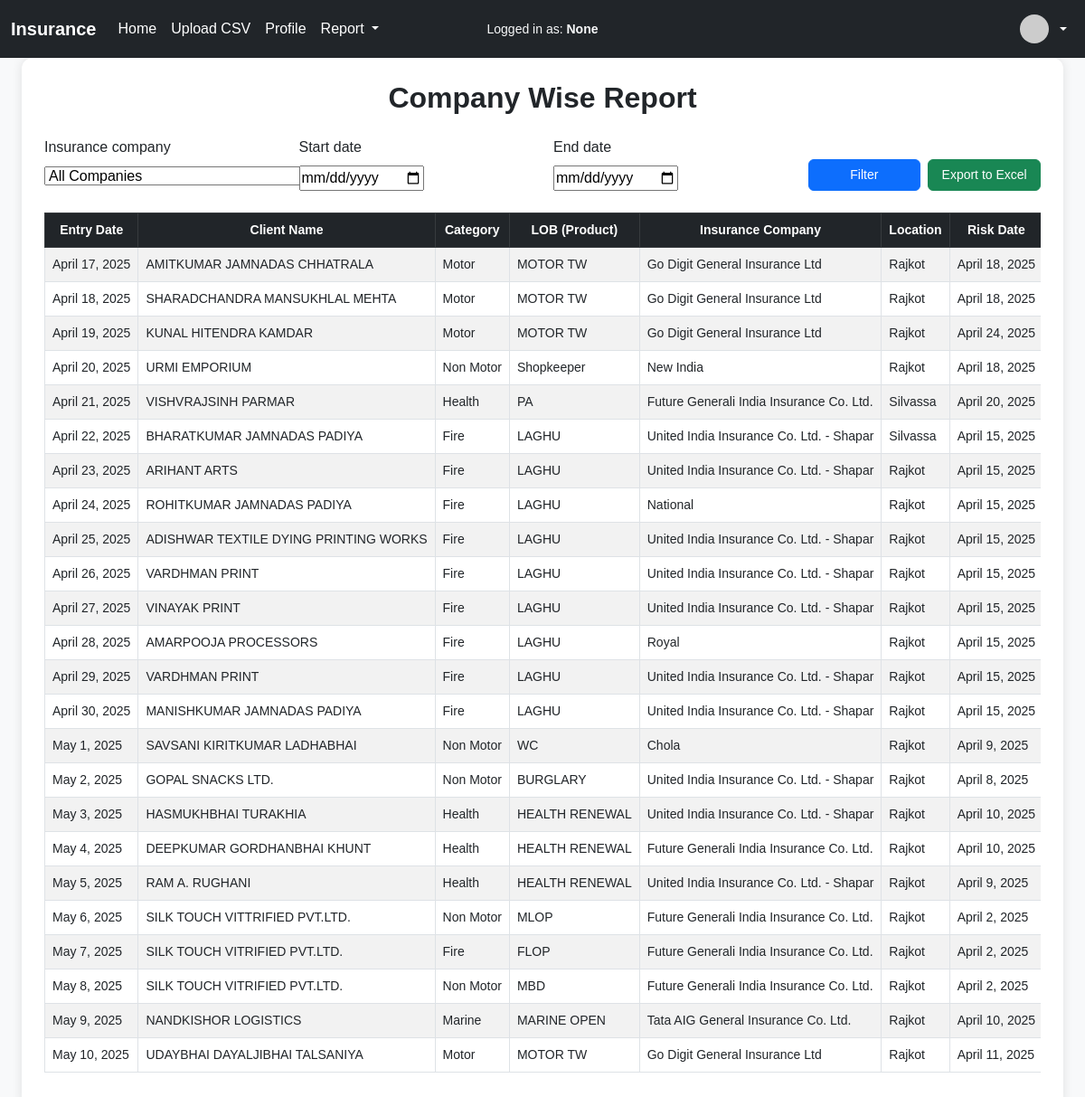
/company_report/, run on the app's committed database.
### myapp/models.py (models this page shows, shortened)
class Insurance(models.Model):
    uploaded_csv=models.ForeignKey(UploadedCSV, on_delete=models.CASCADE)
    entry_date = models.DateField(default=timezone.now,null=True, blank=True)
    client_name = models.CharField(max_length=255,null=True,blank=True)
    category = models.CharField(max_length=100, null=True, blank=True)
    lob_product = models.CharField("LOB (PRODUCT)", max_length=100, null=True, blank=True)
    insurance_company = models.CharField(max_length=100, null=True, blank=True)
    location = models.CharField(max_length=100, null=True, blank=True)
    risk_date = models.DateField(null=True, blank=True)
    expiry_date = models.DateField(null=True, blank=True)
    own_damage = models.CharField(max_length=50, null=True, blank=True)
    third_party = models.CharField(max_length=50, null=True, blank=True)
    terrorism_premium = models.DecimalField(max_digits=15, decimal_places=2, null=True, blank=True)
    total_premium = models.DecimalField(max_digits=15, decimal_places=2, null=True, blank=True)
    booking_code = models.CharField(max_length=100, null=True, blank=True)
    agent_name = models.CharField(max_length=255, null=True, blank=True)
    policy_number = models.CharField(max_length=100, null=True, blank=True)
    registered_number = models.CharField(max_length=100, null=True, blank=True)
    fuel_type = models.CharField(max_length=50, null=True, blank=True)
    vehicle_cc = models.IntegerField(null=True, blank=True)
    gvw = models.CharField(max_length=100, null=True, blank=True)
    idv_of_vehicle = models.DecimalField(max_digits=15, decimal_places=2, null=True, blank=True)
    manufacture_year = models.IntegerField(null=True, blank=True)
    ncb = models.CharField(max_length=50, null=True, blank=True)
    type_of_vehicle = models.CharField(max_length=100, null=True, blank=True)
    policy_type = models.CharField(max_length=100, null=True, blank=True)
    contact_number = models.CharField(max_length=20, null=True, blank=True)
    email_id = models.CharField(max_length=255,null=True, blank=True)
    reference = models.CharField(max_length=100, null=True, blank=True)
    payment_mode = models.CharField(max_length=50, null=True, blank=True)
    bank_name = models.CharField(max_length=100, null=True, blank=True)
    cheque_no = models.CharField(max_length=50, null=True, blank=True)
    od_brok_percent = models.DecimalField(max_digits=5, decimal_places=2, null=True, blank=True)
    tp_terr_brok_percent = models.DecimalField(max_digits=5, decimal_places=2, null=True, blank=True)
    total_grid = models.CharField(max_length=100, null=True, blank=True)
    od_brok_amt = models.DecimalField(max_digits=10, decimal_places=2, null=True, blank=True)
    tp_terr_brok_amt = models.DecimalField(max_digits=10, decimal_places=2, null=True, blank=True)
    agency_comm_percent = models.DecimalField(max_digits=5, decimal_places=2, null=True, blank=True)
    agency_comm_amt = models.DecimalField(max_digits=10, decimal_places=2, null=True, blank=True)
    deduction_percent = models.DecimalField(max_digits=5, decimal_places=2, null=True, blank=True)
    less_amt = models.DecimalField(max_digits=10, decimal_places=2, null=True, blank=True)
    payable = models.DecimalField(max_digits=10, decimal_places=2, null=True, blank=True)
    tibpl_share = models.DecimalField(max_digits=10, decimal_places=2, null=True, blank=True)
    receivable = models.DecimalField(max_digits=10, decimal_places=2, null=True, blank=True)
    paid = models.DecimalField(max_digits=10, decimal_places=2, null=True, blank=True)

### myapp/views.py (the view)
# urls.py: path('company_report/', views.company_wise_report, name='company_report'),
def company_wise_report(request):
    cuser=request.session.get('user')
    form = CompanyReportForm(request.GET or None)
    report_data = Insurance.objects.all()
    if form.is_valid():
        insurance_company = form.cleaned_data.get('insurance_company')
        start_date = form.cleaned_data.get('start_date')
        end_date = form.cleaned_data.get('end_date')
        print(f"Filter values: insurance_company={insurance_company}, start_date={start_date}, end_date={end_date}")
        if insurance_company:
            report_data = report_data.filter(insurance_company__iexact=insurance_company)
        if start_date and end_date:
            report_data = report_data.filter(entry_date__range=[start_date, end_date])
        elif start_date:
            report_data = report_data.filter(entry_date__gte=start_date)
        elif end_date:
            report_data = report_data.filter(entry_date__lte=end_date)
        print(f"Filtered queryset count: {report_data.count()}")
    else:
        print("Form is not valid")
        print(form.errors)
    return render(request, 'company_report.html', {
        'form': form,
        'report_data': report_data,
        'cuser':cuser
    })

### myapp/forms.py
class CompanyReportForm(forms.Form):
    insurance_company = forms.ChoiceField(
        choices=[('', 'All Companies')] + [(c, c) for c in Insurance.objects.values_list('insurance_company', flat=True).distinct()],
        required=False,
        label='Insurance company'
    )
    start_date = forms.DateField(required=False, widget=forms.DateInput(attrs={'type': 'date'}))
    end_date = forms.DateField(required=False, widget=forms.DateInput(attrs={'type': 'date'}))

### myapp/templates/company_report.html (shortened to what this page needs)
{% load static %}
<!DOCTYPE html>
<html lang="en">
<head>
    <link href="https://cdn.jsdelivr.net/npm/bootstrap@5.3.0/dist/css/bootstrap.min.css" rel="stylesheet" />
</head>
<body>
    {% include "includes/header.html" %}
    <li class="nav-item text-white me-3">
        <small class="text-light">Logged in as: <strong>{{ cuser }}</strong></small>
    </li>
    <div class="container-fluid px-4">
        <div class="report-container">
            <h2 class="mb-4 text-center">Company Wise Report</h2>
            <form method="get" class="row mb-4">
                <div class="col-md-3">
                    <label class="form-label d-block">{{ form.insurance_company.label }}</label>
                    {{ form.insurance_company }}
                </div>
                <div class="col-md-3">
                    <label class="form-label d-block">{{ form.start_date.label }}</label>
                    {{ form.start_date }}
                </div>
                <div class="col-md-3">
                    <label class="form-label d-block">{{ form.end_date.label }}</label>
                    {{ form.end_date }}
                </div>
                <div class="col-md-3 d-flex justify-content-between align-items-end">
                    <button type="submit" class="btn btn-primary w-50 me-2">Filter</button>
                    <a href="{% url 'export_policy_excel' %}?start_date={{ request.GET.start_date }}&end_date={{ request.GET.end_date }}&insurance_company={{ request.GET.insurance_company }}"
                        class="btn btn-success w-50">Export to Excel</a>
                </div>
            </form>
            <div class="table-responsive">
                <table class="table table-bordered table-hover table-striped">
                    <thead class="table-dark text-center">
                        <tr>
                            <th>Entry Date</th>
                            <th>Client Name</th>
                            <th>Category</th>
                            <th>LOB (Product)</th>
                            <th>Insurance Company</th>
                            <th>Location</th>
                            <th>Risk Date</th>
                        </tr>
                    </thead>
                    <tbody>
                        {% for policy in report_data %}
                        <tr>
                            <td>{{ policy.entry_date }}</td>
                            <td>{{ policy.client_name }}</td>
                            <td>{{ policy.category }}</td>
                            <td>{{ policy.lob_product }}</td>
                            <td>{{ policy.insurance_company }}</td>
                            <td>{{ policy.location }}</td>
                            <td>{{ policy.risk_date }}</td>
                        </tr>
                        {% empty %}
                        <tr>
                            <td colspan="44" class="text-center">No data found for the selected company and date range.
                            </td>
                        </tr>
                        {% endfor %}
                    </tbody>
                </table>
            </div>
        </div>
</body>
</html>

### myapp/templates/company_report.html (style rules this page uses)
body { background-color: #f8f9fa; font-family: Arial, sans-serif; }
.report-container { margin-top: 40px; background-color: #ffffff; border-radius: 12px; padding: 25px; box-shadow: 0 0 12px rgba(0, 0, 0, 0.1); }
.table th, .table td { vertical-align: middle; font-size: 14px; white-space: nowrap; }
.table-responsive { max-width: 100%; overflow-x: auto; }
h2 { font-weight: 600; }
.form-label { font-weight: 500; }
.btn { font-size: 14px; }

### data on the page
Insurance: entry_date "April 17, 2025", client_name "AMITKUMAR JAMNADAS CHHATRALA", category "Motor", lob_product "MOTOR TW", insurance_company "Go Digit General Insurance Ltd", location "Rajkot", risk_date "April 18, 2025"
Insurance: entry_date "April 18, 2025", client_name "SHARADCHANDRA MANSUKHLAL MEHTA", category "Motor", lob_product "MOTOR TW", insurance_company "Go Digit General Insurance Ltd", location "Rajkot", risk_date "April 18, 2025"
Insurance: entry_date "April 19, 2025", client_name "KUNAL HITENDRA KAMDAR", category "Motor", lob_product "MOTOR TW", insurance_company "Go Digit General Insurance Ltd", location "Rajkot", risk_date "April 24, 2025"
Insurance: entry_date "April 20, 2025", client_name "URMI EMPORIUM", category "Non Motor", lob_product "Shopkeeper", insurance_company "New India", location "Rajkot", risk_date "April 18, 2025"
Insurance: entry_date "April 21, 2025", client_name "VISHVRAJSINH PARMAR", category "Health", lob_product "PA", insurance_company "Future Generali India Insurance Co. Ltd.", location "Silvassa", risk_date "April 20, 2025"
Insurance: entry_date "April 22, 2025", client_name "BHARATKUMAR JAMNADAS PADIYA", category "Fire", lob_product "LAGHU", insurance_company "United India Insurance Co. Ltd. - Shapar", location "Silvassa", risk_date "April 15, 2025"
Insurance: entry_date "April 23, 2025", client_name "ARIHANT ARTS", category "Fire", lob_product "LAGHU", insurance_company "United India Insurance Co. Ltd. - Shapar", location "Rajkot", risk_date "April 15, 2025"
Insurance: entry_date "April 24, 2025", client_name "ROHITKUMAR JAMNADAS PADIYA", category "Fire", lob_product "LAGHU", insurance_company "National", location "Rajkot", risk_date "April 15, 2025"
Insurance: entry_date "April 25, 2025", client_name "ADISHWAR TEXTILE DYING PRINTING WORKS", category "Fire", lob_product "LAGHU", insurance_company "United India Insurance Co. Ltd. - Shapar", location "Rajkot", risk_date "April 15, 2025"
Insurance: entry_date "April 26, 2025", client_name "VARDHMAN PRINT", category "Fire", lob_product "LAGHU", insurance_company "United India Insurance Co. Ltd. - Shapar", location "Rajkot", risk_date "April 15, 2025"
Insurance: entry_date "April 27, 2025", client_name "VINAYAK PRINT", category "Fire", lob_product "LAGHU", insurance_company "United India Insurance Co. Ltd. - Shapar", location "Rajkot", risk_date "April 15, 2025"
Insurance: entry_date "April 28, 2025", client_name "AMARPOOJA PROCESSORS", category "Fire", lob_product "LAGHU", insurance_company "Royal", location "Rajkot", risk_date "April 15, 2025"
Insurance: entry_date "April 29, 2025", client_name "VARDHMAN PRINT", category "Fire", lob_product "LAGHU", insurance_company "United India Insurance Co. Ltd. - Shapar", location "Rajkot", risk_date "April 15, 2025"
Insurance: entry_date "April 30, 2025", client_name "MANISHKUMAR JAMNADAS PADIYA", category "Fire", lob_product "LAGHU", insurance_company "United India Insurance Co. Ltd. - Shapar", location "Rajkot", risk_date "April 15, 2025"
Insurance: entry_date "May 1, 2025", client_name "SAVSANI KIRITKUMAR LADHABHAI", category "Non Motor", lob_product "WC", insurance_company "Chola", location "Rajkot", risk_date "April 9, 2025"
Insurance: entry_date "May 2, 2025", client_name "GOPAL SNACKS LTD.", category "Non Motor", lob_product "BURGLARY", insurance_company "United India Insurance Co. Ltd. - Shapar", location "Rajkot", risk_date "April 8, 2025"
Insurance: entry_date "May 3, 2025", client_name "HASMUKHBHAI TURAKHIA", category "Health", lob_product "HEALTH RENEWAL", insurance_company "United India Insurance Co. Ltd. - Shapar", location "Rajkot", risk_date "April 10, 2025"
Insurance: entry_date "May 4, 2025", client_name "DEEPKUMAR GORDHANBHAI KHUNT", category "Health", lob_product "HEALTH RENEWAL", insurance_company "Future Generali India Insurance Co. Ltd.", location "Rajkot", risk_date "April 10, 2025"
Insurance: entry_date "May 5, 2025", client_name "RAM A. RUGHANI", category "Health", lob_product "HEALTH RENEWAL", insurance_company "United India Insurance Co. Ltd. - Shapar", location "Rajkot", risk_date "April 9, 2025"
Insurance: entry_date "May 6, 2025", client_name "SILK TOUCH VITTRIFIED PVT.LTD.", category "Non Motor", lob_product "MLOP", insurance_company "Future Generali India Insurance Co. Ltd.", location "Rajkot", risk_date "April 2, 2025"
Insurance: entry_date "May 7, 2025", client_name "SILK TOUCH VITRIFIED PVT.LTD.", category "Fire", lob_product "FLOP", insurance_company "Future Generali India Insurance Co. Ltd.", location "Rajkot", risk_date "April 2, 2025"
Insurance: entry_date "May 8, 2025", client_name "SILK TOUCH VITRIFIED PVT.LTD.", category "Non Motor", lob_product "MBD", insurance_company "Future Generali India Insurance Co. Ltd.", location "Rajkot", risk_date "April 2, 2025"
Insurance: entry_date "May 9, 2025", client_name "NANDKISHOR LOGISTICS", category "Marine", lob_product "MARINE OPEN", insurance_company "Tata AIG General Insurance Co. Ltd.", location "Rajkot", risk_date "April 10, 2025"
Insurance: entry_date "May 10, 2025", client_name "UDAYBHAI DAYALJIBHAI TALSANIYA", category "Motor", lob_product "MOTOR TW", insurance_company "Go Digit General Insurance Ltd", location "Rajkot", risk_date "April 11, 2025"

### other printed values
{{ cuser }} "None"
